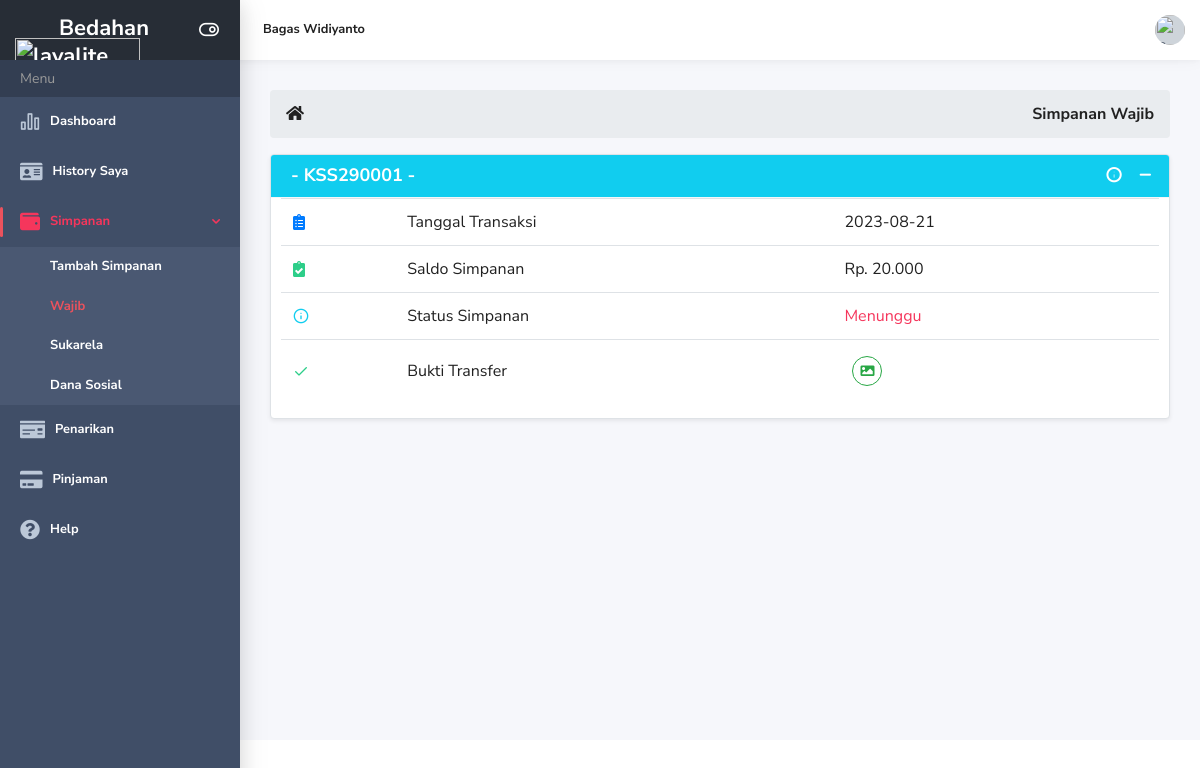
Page /simpanan_wajib.php (signed in) on the committed database.
### tables this page shows
CREATE TABLE `simpanan` (
  `ID_Simpanan` varchar(20) NOT NULL,
  `ID_Anggota` varchar(20) NOT NULL,
  `ID_Tabungan` varchar(20) NOT NULL,
  `Jenis_Simpanan` varchar(20) NOT NULL,
  `Tanggal_Transaksi` date NOT NULL,
  `Saldo_Simpanan` int(11) NOT NULL,
  `Status_Simpanan` varchar(15) NOT NULL,
  `gambar` varchar(255) NOT NULL
);

### simpanan_wajib.php (the view, shortened to what this page needs)
<?php include 'header.php'; ?>
<?php
function rp($angka)
{
    $hasil_rupiah = "Rp. " . number_format($angka, 0, '', '.');
    return $hasil_rupiah;
}
?>
<div class="main-content">
    <div class="container-fluid">
        <?php if ($_SESSION['Level'] == 'Petugas') { ?>
        <ol class="breadcrumb mb-4" style="font-size: 16px">
            <li><i class="fa fa-home" aria-hidden="true"></i></li>
            <li class="breadcrumb-item" style="margin-left: 10px"><a href="index.php">Dashboard</a></li>
            <li class="breadcrumb-item no-drop active">Simpanan Wajib</li>
            <li class="ml-auto active font-weight-bold">Simpanan Wajib</li>
        </ol>
        <?php } else { ?>
        <ol class="breadcrumb" style="font-size: 16px">
            <li><i class="fa fa-home" aria-hidden="true"></i></li>
            <li class="ml-auto active font-weight-bold">Simpanan Wajib</li>
        </ol>
        <?php } ?>
        <div class="row">
            <?php if ($_SESSION['Level'] == 'Petugas') { ?>
            <div class="col-md-12">
                <div class="card">
                    <div class="card-body">
                        <br>
                        <div class="dt-responsive p-4" style="overflow-x: auto;">
                            <table class=" table table-bordered display nowrap fixed" id="alt-pg-dt"
                                style="font-size: 16px;">
                                <thead>
                                    <tr align="center">
                                        <th>No</th>
                                        <th>ID Simpanan</th>
                                        <th>ID Tabungan</th>
                                        <th>Nama Anggota</th>
                                        <th>Saldo Simpanan</th>
                                        <th>Status</th>
                                        <th>Aksi</th>
                                    </tr>
                                </thead>
                                <tbody>
                                    <?php
                                        $i = 1;
                                        $query = "SELECT * FROM simpanan LEFT JOIN anggota
                                        on anggota.ID_Tabungan = simpanan.ID_Tabungan WHERE simpanan.Jenis_Simpanan='Simpanan Wajib'
                                        AND simpanan.Status_Simpanan='Konfirmasi' GROUP BY simpanan.ID_Anggota ORDER BY simpanan.ID_Simpanan DESC";
                                        $sql_total  = mysqli_query($konek, "SELECT SUM(Saldo_Simpanan) as Total_Wajib FROM simpanan
                                                    INNER JOIN anggota on anggota.ID_Tabungan = simpanan.ID_Tabungan WHERE Jenis_Simpanan='Simpanan Wajib' AND Status_Simpanan='Konfirmasi'");
                                        $total_sw   = mysqli_fetch_array($sql_total);
                                        $sw         = $total_sw['Total_Wajib'];
                                        $sql = mysqli_query($konek, "$query");
                                        while ($w = mysqli_fetch_array($sql)) {
                                            $color = "color:" . ($w['Status_Simpanan'] == 'Konfirmasi' ? 'black' : 'red') . "";
                                            $sql_total  = mysqli_query($konek, "SELECT SUM(Saldo_Simpanan) as Total_Wajib FROM simpanan
                                                        INNER JOIN anggota on anggota.ID_Tabungan = simpanan.ID_Tabungan WHERE Jenis_Simpanan='Simpanan Wajib' AND ID_Anggota = '$w[ID_Anggota]' AND Status_Simpanan='Konfirmasi'");
                                            $total_sw   = mysqli_fetch_array($sql_total);
                                            $swAnggota  = $total_sw['Total_Wajib'];
                                        ?>
                                    <tr style="<?= $color; ?>">
                                        <td align="center"><?= $i++; ?></td>
                                        <td align="center"><?= $w["ID_Simpanan"]; ?></td>
                                        <td align="center"><?= $w["ID_Tabungan"]; ?></td>
                                        <td><?= $w["Nama_Anggota"]; ?></td>
                                        <td align="right"><?= rp($swAnggota); ?></td>
                                        <td align="center"><?= $w["Status_Simpanan"]; ?></td>
                                        <td align="center"><a
                                                href="detail_simpanan_wajib.php?ID_Anggota=<?= $w['ID_Anggota'] ?>"
                                                title="Detail Simpanan Wajib <?= $w['Nama_Anggota']; ?>"><button
                                                    class="btn btn-icon btn-outline-primary"><i
                                                        class='fas fa-eye'></i></button></a></td>
                                    </tr>
                                    <?php } ?>
                                </tbody>
                            </table>
                        </div>
                        <div class='border'>
                            <p class="p-2">Total Simpanan Wajib : <?php if (isset($sw)) {
                                                                            echo rp($sw);
                                                                        } ?></p>
                        </div>
                    </div>
                </div>
            </div>
            <?php } else { ?>
            <div class="col-md-12">
                <?php
                    $query = "SELECT * from simpanan INNER JOIN anggota
                        on anggota.ID_Tabungan = simpanan.ID_Tabungan WHERE Jenis_Simpanan='Simpanan Wajib'
                        AND anggota.ID_User='$_SESSION[ID_User]' ORDER BY ID_Simpanan DESC";
                    $sql = mysqli_query($konek, "$query");
                    while ($w = mysqli_fetch_array($sql)) {
                        $color = ($w['Status_Simpanan'] == 'Konfirmasi' ? 'text-success' : 'text-danger');
                    ?>
                <div class="widget border shadow-sm" style="margin-bottom:2px">
                    <div class="widget-header bg-info text-white">
                        <h3 class="widget-title h5 font-weight-bold">- <?= $w['ID_Simpanan'] ?> -</h3>
                        <div class="widget-tools pull-right">
                            <?php
                                    if ($w['Status_Simpanan'] == 'Konfirmasi') { ?>
                            <a href="cetak/cetak_per_sw.php?ID_Simpanan=<?= $w['ID_Simpanan'] ?>" title="Cetak"
                                target="_blank"><button
                                    class="btn btn-sm btn-widget-tool fas fa-print text-white"></button></a>
                            <a href="#" title="Detail"><button class="btn btn-sm btn-widget-tool ik ik-info text-white"
                                    data-toggle="modal"
                                    data-target="#exampleModal<?= $w['ID_Simpanan'] ?>"></button></a>
                            <button type="button"
                                class="btn btn-sm btn-widget-tool minimize-widget text-white ik ik-minus"
                                title="Minimize"></button>
                            <?php } else { ?>
                            <a href="#" title="Detail"><button class="btn btn-sm btn-widget-tool ik ik-info text-white"
                                    data-toggle="modal"
                                    data-target="#exampleModal<?= $w['ID_Simpanan'] ?>"></button></a>
                            <button type="button"
                                class="btn btn-sm btn-widget-tool minimize-widget text-white ik ik-minus"
                                title="Minimize"></button>
                            <?php } ?>
                        </div>
                    </div>
                    <div class="widget-body" style="padding: 0px 10px;">
                        <table class="table">
                            <tr>
                                <td><i class="fas fa-clipboard-list text-primary"></i></td>
                                <td>Tanggal Transaksi</td>
                                <td><?= $w['Tanggal_Transaksi']; ?></td>
                            </tr>
                            <tr>
                                <td><i class="fas fa-clipboard-check text-success"></i></td>
                                <td>Saldo Simpanan</td>
                                <td><?= rp($w['Saldo_Simpanan']); ?></td>
                            </tr>
                            <tr>
                                <td><i class="ik ik-info text-info"></i></td>
                                <td>Status Simpanan</td>
                                <td class="<?= $color; ?>"><?= $w['Status_Simpanan']; ?></td>
                            </tr>
                            <tr>
                                <td><i class="ik ik-check text-success"></i></td>
                                <td>Bukti Transfer</td>
                                <td class="">
                                    <a href="#" type="button" class="btn-sm" data-toggle="modal"
                                        data-target="#myModal2<?= $w['ID_Simpanan']; ?>" title="Show Image">
                                        <button class="btn btn-icon btn-outline-success"><i
                                                class='fa fa-image'></i></button></a>
                                </td>
                            </tr>
                        </table>
                    </div>
                </div>
                <?php } ?>
            </div>
            <?php } ?>
        </div>
    </div>
</div>
<?php include 'footer.php'; ?>

### rows in the picture
simpanan: ID_Simpanan "KSS290001", Tanggal_Transaksi "2023-08-21", Saldo_Simpanan "Rp. 20.000", Status_Simpanan "Menunggu"

### other values in the picture
$_SESSION['Nama_Lengkap'] "Bagas Widiyanto"
